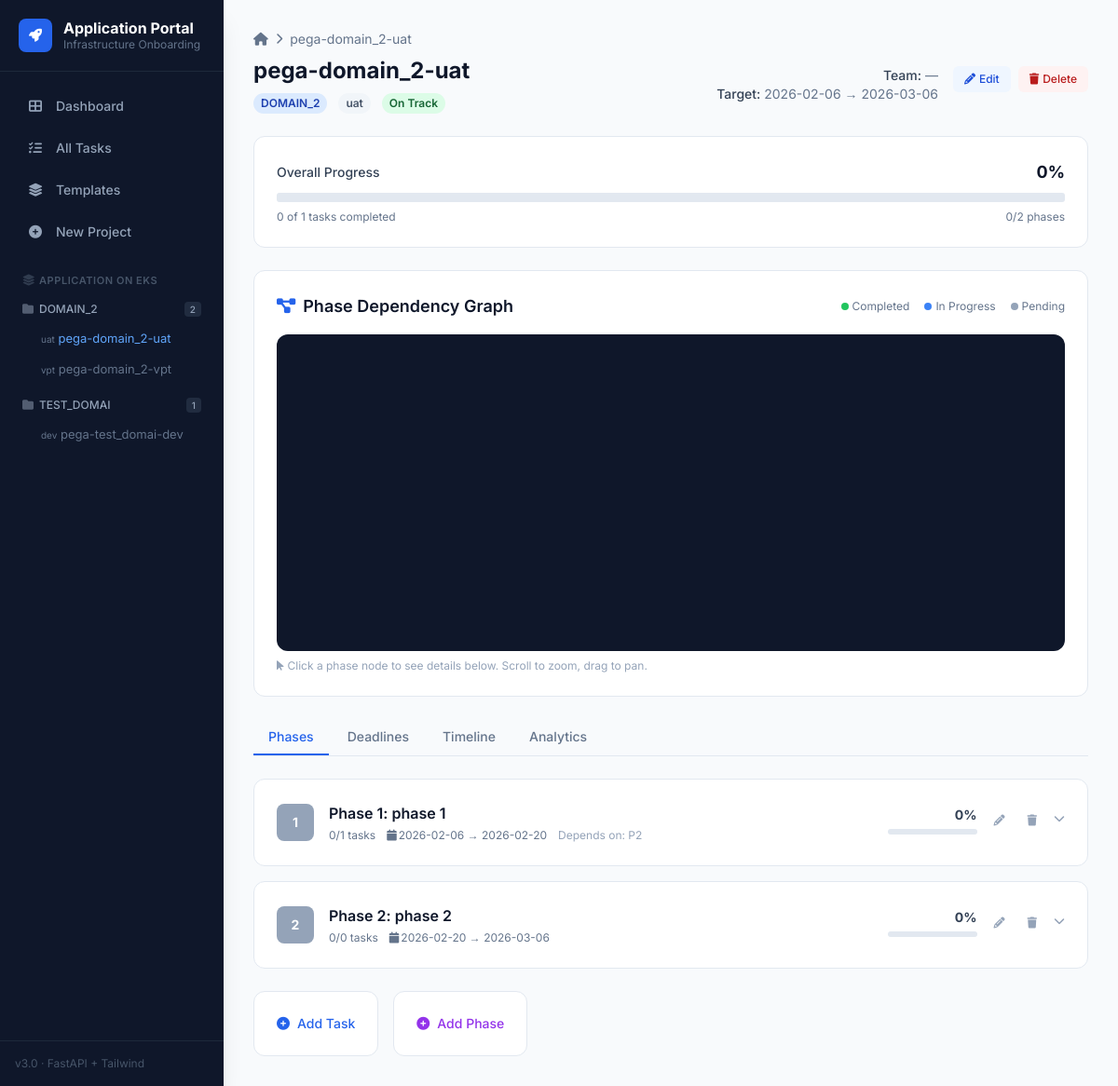
/project/4, run on the app's committed database.
### tables this page shows
CREATE TABLE domains (
            id INTEGER PRIMARY KEY AUTOINCREMENT,
            program_id INTEGER NOT NULL DEFAULT 1,
            code TEXT UNIQUE NOT NULL,
            display_name TEXT NOT NULL,
            description TEXT,
            is_active INTEGER DEFAULT 1,
            FOREIGN KEY (program_id) REFERENCES programs(id) ON DELETE CASCADE
        );

CREATE TABLE projects (
            id INTEGER PRIMARY KEY AUTOINCREMENT,
            project_name TEXT UNIQUE NOT NULL,
            domain TEXT NOT NULL,
            environment TEXT NOT NULL,
            team_name TEXT, team_email TEXT, jira_project TEXT,
            aws_account_id TEXT, aws_region TEXT, eks_cluster_name TEXT,
            status TEXT DEFAULT 'in_progress',
            start_date TEXT, target_completion TEXT,
            template_id INTEGER,
            created_at TEXT DEFAULT CURRENT_TIMESTAMP
        );

CREATE TABLE phases (
            id INTEGER PRIMARY KEY AUTOINCREMENT,
            project_id INTEGER NOT NULL,
            phase_number INTEGER NOT NULL,
            phase_name TEXT NOT NULL,
            status TEXT DEFAULT 'pending',
            target_start TEXT, target_end TEXT,
            started_at TEXT, completed_at TEXT, completed_by TEXT,
            FOREIGN KEY (project_id) REFERENCES projects(id) ON DELETE CASCADE
        );

CREATE TABLE phase_dependencies (
            id INTEGER PRIMARY KEY AUTOINCREMENT,
            project_id INTEGER NOT NULL,
            phase_id INTEGER NOT NULL,
            depends_on_phase_id INTEGER NOT NULL,
            FOREIGN KEY (project_id) REFERENCES projects(id) ON DELETE CASCADE,
            FOREIGN KEY (phase_id) REFERENCES phases(id) ON DELETE CASCADE,
            FOREIGN KEY (depends_on_phase_id) REFERENCES phases(id) ON DELETE CASCADE,
            UNIQUE(project_id, phase_id, depends_on_phase_id)
        );

### app.py (the view)
@app.get("/project/{project_id}")
async def project_detail(request: Request, project_id: int):
    ctx = base_context(request, "project")
    with get_db() as db:
        project = row(db.execute("SELECT * FROM projects WHERE id=?", (project_id,)).fetchone())
        if not project:
            raise HTTPException(404, "Project not found")
        phases = rows(db.execute("""
            SELECT ph.*,
                (SELECT COUNT(*) FROM tasks WHERE phase_id=ph.id) as total_tasks,
                (SELECT COUNT(*) FROM tasks WHERE phase_id=ph.id AND status='completed') as completed_tasks,
                (SELECT COUNT(*) FROM tasks WHERE phase_id=ph.id AND status='in_progress') as active_tasks
            FROM phases ph WHERE ph.project_id=? ORDER BY ph.phase_number
        """, (project_id,)).fetchall())
        deps = rows(db.execute("""
            SELECT pd.phase_id, pd.depends_on_phase_id,
                p1.phase_number as phase_num, p2.phase_number as dep_num,
                p2.status as dep_status
            FROM phase_dependencies pd
            JOIN phases p1 ON pd.phase_id=p1.id
            JOIN phases p2 ON pd.depends_on_phase_id=p2.id
            WHERE pd.project_id=?
        """, (project_id,)).fetchall())
        tasks_by_phase = {}
        for ph in phases:
            tasks_by_phase[ph["id"]] = rows(db.execute("""
                SELECT t.*,
                    (SELECT GROUP_CONCAT(action_label || '|' || action_url, ';;') FROM task_actions WHERE task_id=t.id) as actions_raw
                FROM tasks t WHERE t.phase_id=? ORDER BY t.task_order
            """, (ph["id"],)).fetchall())
        dep_map = {}
        for d in deps:
            dep_map.setdefault(d["phase_id"], []).append(d)
        phase_status = {ph["id"]: ph["status"] for ph in phases}
        for ph in phases:
            prereqs = dep_map.get(ph["id"], [])
            ph["is_locked"] = any(phase_status.get(d["depends_on_phase_id"]) != "completed" for d in prereqs)
            ph["prerequisites"] = prereqs
            ph["progress"] = int(ph["completed_tasks"] / ph["total_tasks"] * 100) if ph["total_tasks"] else 0
        total_tasks = sum(ph["total_tasks"] for ph in phases)
        completed_tasks = sum(ph["completed_tasks"] for ph in phases)
    ctx.update(project=project, phases=phases, deps=deps,
               tasks_by_phase=tasks_by_phase,
               total_tasks=total_tasks, completed_tasks=completed_tasks)
    return templates.TemplateResponse("project.html", ctx)

### templates/project.html (shortened to what this page needs)
{% extends "base.html" %}
{% block content %}
<div class="p-8">
    <div class="mb-6">
        <div class="flex items-center gap-2 text-sm text-slate-500 mb-2">
            <a href="/" class="hover:text-blue-600"><i class="fas fa-home"></i></a>
            <i class="fas fa-chevron-right text-xs"></i>
            <span>{{ project.project_name }}</span>
        </div>
        <div class="flex items-center justify-between">
            <div>
                <h1 class="text-2xl font-bold text-slate-900">{{ project.project_name }}</h1>
                <div class="flex items-center gap-3 mt-2">
                    <span class="badge badge-blue">{{ project.domain }}</span>
                    <span class="badge badge-gray">{{ project.environment }}</span>
                    {% set proj_rag = rag_status({'start_date': project.start_date, 'target_completion': project.target_completion, 'total_tasks': total_tasks, 'completed_tasks': completed_tasks}) %}
                    <span class="badge badge-{{ proj_rag }}">
                        {{ RAG_LABELS[proj_rag] }}
                    </span>
                </div>
            </div>
            <div class="flex items-start gap-4">
                <div class="text-right text-sm text-slate-500">
                    <div><span class="font-medium text-slate-700">Team:</span> {{ project.team_name or '—' }}</div>
                    <div><span class="font-medium text-slate-700">Target:</span> {{ project.start_date }} &rarr; {{ project.target_completion }}</div>
                </div>
                <div class="flex gap-2">
                    <button onclick="showModal('editProjectModal')" class="px-3 py-1.5 text-xs font-medium bg-blue-50 text-blue-700 rounded-md hover:bg-blue-100">
                        <i class="fas fa-pencil mr-1"></i>Edit
                    </button>
                    <button onclick="confirmDeleteProject()" class="px-3 py-1.5 text-xs font-medium bg-red-50 text-red-700 rounded-md hover:bg-red-100">
                        <i class="fas fa-trash mr-1"></i>Delete
                    </button>
                </div>
            </div>
        </div>
    </div>
    <div class="card mb-6">
        <div class="flex items-center justify-between mb-2">
            <span class="text-sm font-medium text-slate-700">Overall Progress</span>
            <span class="text-lg font-bold text-slate-900">{{ ((completed_tasks / (total_tasks or 1)) * 100)|round|int }}%</span>
        </div>
        <div class="progress-bar" style="height: 10px;">
        </div>
        <div class="flex justify-between mt-2 text-xs text-slate-500">
            <span>{{ completed_tasks }} of {{ total_tasks }} tasks completed</span>
            <span>{{ phases|selectattr('status', 'eq', 'completed')|list|length }}/{{ phases|length }} phases</span>
        </div>
    </div>
    <div class="card mb-6">
        <div class="flex items-center justify-between mb-4">
            <h2 class="text-lg font-semibold text-slate-900"><i class="fas fa-project-diagram text-blue-600 mr-2"></i>Phase Dependency Graph</h2>
            <div class="flex items-center gap-4 text-xs text-slate-500">
                <span><span class="status-dot bg-green-500 mr-1"></span>Completed</span>
                <span><span class="status-dot bg-blue-500 mr-1"></span>In Progress</span>
                <span><span class="status-dot bg-slate-400 mr-1"></span>Pending</span>
            </div>
        </div>
        <div id="dag-container"></div>
        <p class="text-xs text-slate-400 mt-2"><i class="fas fa-mouse-pointer mr-1"></i>Click a phase node to see details below. Scroll to zoom, drag to pan.</p>
    </div>
    <div class="border-b border-slate-200 mb-6 flex gap-1">
        <button class="tab-btn active" onclick="switchTab('phases', this)">Phases</button>
        <button class="tab-btn" onclick="switchTab('deadlines', this)">Deadlines</button>
        <button class="tab-btn" onclick="switchTab('timeline', this)">Timeline</button>
        <button class="tab-btn" onclick="switchTab('charts', this)">Analytics</button>
    </div>
    <div id="tab-phases">
        <div class="grid grid-cols-1 gap-4">
            {% for ph in phases %}
            <div class="card phase-card animate-in" id="phase-card-{{ ph.phase_number }}" style="animation-delay: {{ loop.index * 0.03 }}s">
                <div class="flex items-start justify-between cursor-pointer" onclick="togglePhaseDetail({{ ph.phase_number }})">
                    <div class="flex items-center gap-4">
                        <div class="w-10 h-10 rounded-lg flex items-center justify-center text-white font-bold text-sm
                            {% if ph.status == 'completed' %}bg-green-500{% elif ph.status == 'in_progress' %}bg-blue-500{% else %}bg-slate-400{% endif %}">
                            {% if ph.status == 'completed' %}<i class="fas fa-check"></i>{% else %}{{ ph.phase_number }}{% endif %}
                        </div>
                        <div>
                            <h3 class="font-semibold text-slate-900">
                                Phase {{ ph.phase_number }}: {{ ph.phase_name }}
                            </h3>
                            <div class="flex items-center gap-3 mt-1 text-xs text-slate-500">
                                <span>{{ ph.completed_tasks }}/{{ ph.total_tasks }} tasks</span>
                                {% if ph.target_start %}<span><i class="fas fa-calendar mr-0.5"></i>{{ ph.target_start }} &rarr; {{ ph.target_end }}</span>{% endif %}
                                {% if ph.prerequisites %}
                                <span class="text-slate-400">Depends on:
                                    {% for d in ph.prerequisites %}P{{ d.dep_num }}{% if not loop.last %}, {% endif %}{% endfor %}
                                </span>
                                {% endif %}
                            </div>
                        </div>
                    </div>
                    <div class="flex items-center gap-3">
                        <div class="text-right">
                            <span class="text-sm font-bold text-slate-700">{{ ph.progress }}%</span>
                            <div class="progress-bar w-24 mt-1"></div>
                        </div>
                        <button onclick="event.stopPropagation(); editPhase({{ ph|tojson|e }})" class="p-1.5 text-slate-400 hover:text-blue-600 rounded" title="Edit Phase"><i class="fas fa-pencil text-xs"></i></button>
                        <button onclick="event.stopPropagation(); deletePhase({{ ph.id }}, '{{ ph.phase_name|e }}')" class="p-1.5 text-slate-400 hover:text-red-600 rounded" title="Delete Phase"><i class="fas fa-trash text-xs"></i></button>
                        <i class="fas fa-chevron-down text-slate-400 text-xs transition-transform" id="chevron-{{ ph.phase_number }}"></i>
                    </div>
                </div>
            </div>
            {% endfor %}
        </div>
        <div class="mt-6 flex gap-4">
            <button class="card card-hover text-sm font-medium text-blue-600 flex items-center gap-2" onclick="showModal('addTaskModal')">
                <i class="fas fa-plus-circle"></i> Add Task
            </button>
            <button class="card card-hover text-sm font-medium text-purple-600 flex items-center gap-2" onclick="showModal('addPhaseModal')">
                <i class="fas fa-plus-circle"></i> Add Phase
            </button>
        </div>
    </div>
</div>
{% endblock %}

### templates/base.html (shortened to what this page needs)
<!DOCTYPE html>
<html lang="en">
<head>
    <script src="https://cdn.tailwindcss.com"></script>
    <link rel="stylesheet" href="https://cdnjs.cloudflare.com/ajax/libs/font-awesome/6.5.1/css/all.min.css">
</head>
<body class="bg-slate-50 min-h-screen">
    <aside class="fixed left-0 top-0 h-full w-60 bg-slate-900 text-white z-40 flex flex-col shadow-xl">
        <div class="p-5 border-b border-slate-800">
            <div class="flex items-center gap-3">
                <div class="w-9 h-9 rounded-lg bg-blue-600 flex items-center justify-center">
                    <i class="fas fa-rocket text-sm"></i>
                </div>
                <div>
                    <h1 class="text-base font-bold leading-tight">Application Portal</h1>
                    <p class="text-slate-500 text-xs">Infrastructure Onboarding</p>
                </div>
            </div>
        </div>
        <nav class="px-3 py-4 space-y-1">
            <a href="/" class="sidebar-link {% if page == 'dashboard' %}active{% endif %}">
                <i class="fas fa-th-large w-5 text-center"></i> Dashboard
            </a>
            <a href="/tasks" class="sidebar-link {% if page == 'tasks' %}active{% endif %}">
                <i class="fas fa-list-check w-5 text-center"></i> All Tasks
            </a>
            <a href="/templates" class="sidebar-link {% if page == 'templates' %}active{% endif %}">
                <i class="fas fa-layer-group w-5 text-center"></i> Templates
            </a>
            <a href="/projects/new" class="sidebar-link {% if page == 'new_project' %}active{% endif %}">
                <i class="fas fa-plus-circle w-5 text-center"></i> New Project
            </a>
        </nav>
        <div class="px-3 mt-2 flex-1 overflow-y-auto">
            <p class="text-slate-600 text-[0.6875rem] uppercase font-semibold tracking-wider px-3 mb-2">
                <i class="fas fa-layer-group text-xs mr-1 opacity-60"></i>Application on EKS
            </p>
            {% if sidebar_domains %}
            {% for domain in sidebar_domains %}
            {% set domain_projects = sidebar_projects|selectattr('domain', 'eq', domain.code)|list %}
            {% if domain_projects %}
            <div class="mb-2">
                <a href="/domain/{{ domain.code }}"
                   class="flex items-center justify-between px-3 py-1.5 text-xs font-medium text-slate-400 hover:text-slate-300 hover:bg-slate-800/50 rounded-md cursor-pointer
                          {% if page == 'domain' and active_domain == domain.code %}bg-blue-900/30 text-blue-400{% endif %}">
                    <span><i class="fas fa-folder text-xs mr-1.5 opacity-50"></i>{{ domain.code }}</span>
                    <span class="text-[0.625rem] bg-slate-700/50 px-1.5 rounded">{{ domain_projects|length }}</span>
                </a>
                <div class="ml-4 mt-0.5 space-y-0.5">
                    {% for p in domain_projects %}
                    <a href="/project/{{ p.id }}"
                       class="sidebar-project {% if page == 'project' and request.path_params.get('project_id')|string == p.id|string %}active{% endif %}">
                        <span class="text-slate-500 text-[0.625rem] w-8">{{ p.environment }}</span>
                        <span class="truncate">{{ p.project_name|replace('Application-' ~ p.domain|lower ~ '-', '') }}</span>
                    </a>
                    {% endfor %}
                </div>
            </div>
            {% endif %}
            {% endfor %}
            {% else %}
            <div class="px-3 py-4 text-center">
                <p class="text-slate-500 text-xs mb-2">No domains yet</p>
                <a href="/" class="text-blue-400 text-xs hover:underline">Go to Dashboard to add</a>
            </div>
            {% endif %}
        </div>
        <div class="p-4 border-t border-slate-800 text-xs text-slate-600">
            v3.0 &middot; FastAPI + Tailwind
        </div>
    </aside>
    <main class="ml-60 min-h-screen">
        {% block content %}{% endblock %}
    </main>
</body>
</html>

### data on the page
domains: code "DOMAIN_2", domain_projects "2"
projects: environment "uat", project_name "pega-domain_2-uat", domain "DOMAIN_2", team_name "—", start_date "2026-02-06", target_completion "2026-03-06"
projects: environment "vpt", project_name "pega-domain_2-vpt"
domains: code "TEST_DOMAI", domain_projects "1"
projects: environment "dev", project_name "pega-test_domai-dev"
phases: phase_number "1", phase_name "phase 1", completed_tasks "0", total_tasks "1", target_start "2026-02-06", target_end "2026-02-20", progress "0"
phase_dependencies: dep_num "2"
phases: phase_number "2", phase_name "phase 2", completed_tasks "0", total_tasks "0", target_start "2026-02-20", target_end "2026-03-06", progress "0"

### other printed values
{{ RAG_LABELS[proj_rag] }} "On Track"
{{ ((completed_tasks / (total_tasks or 1)) * 100)|round|int }} "0"
{{ completed_tasks }} "0"
{{ total_tasks }} "1"
{{ phases|selectattr('status', 'eq', 'completed')|list|length }} "0"
{{ phases|length }} "2"
